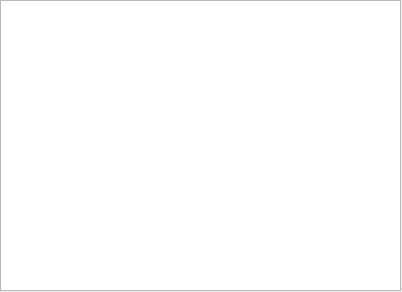
<?xml version="1.0" encoding="UTF-8"?>
<ui version="4.0">
 <class>pictureViewer</class>
 <widget class="QDialog" name="pictureViewer">
  <property name="geometry">
   <rect>
    <x>0</x>
    <y>0</y>
    <width>402</width>
    <height>292</height>
   </rect>
  </property>
  <property name="windowTitle">
   <string>pic</string>
  </property>
  <widget class="QGraphicsView" name="graphicsView">
   <property name="geometry">
    <rect>
     <x>0</x>
     <y>0</y>
     <width>401</width>
     <height>291</height>
    </rect>
   </property>
  </widget>
 </widget>
 <resources/>
 <connections/>
</ui>
